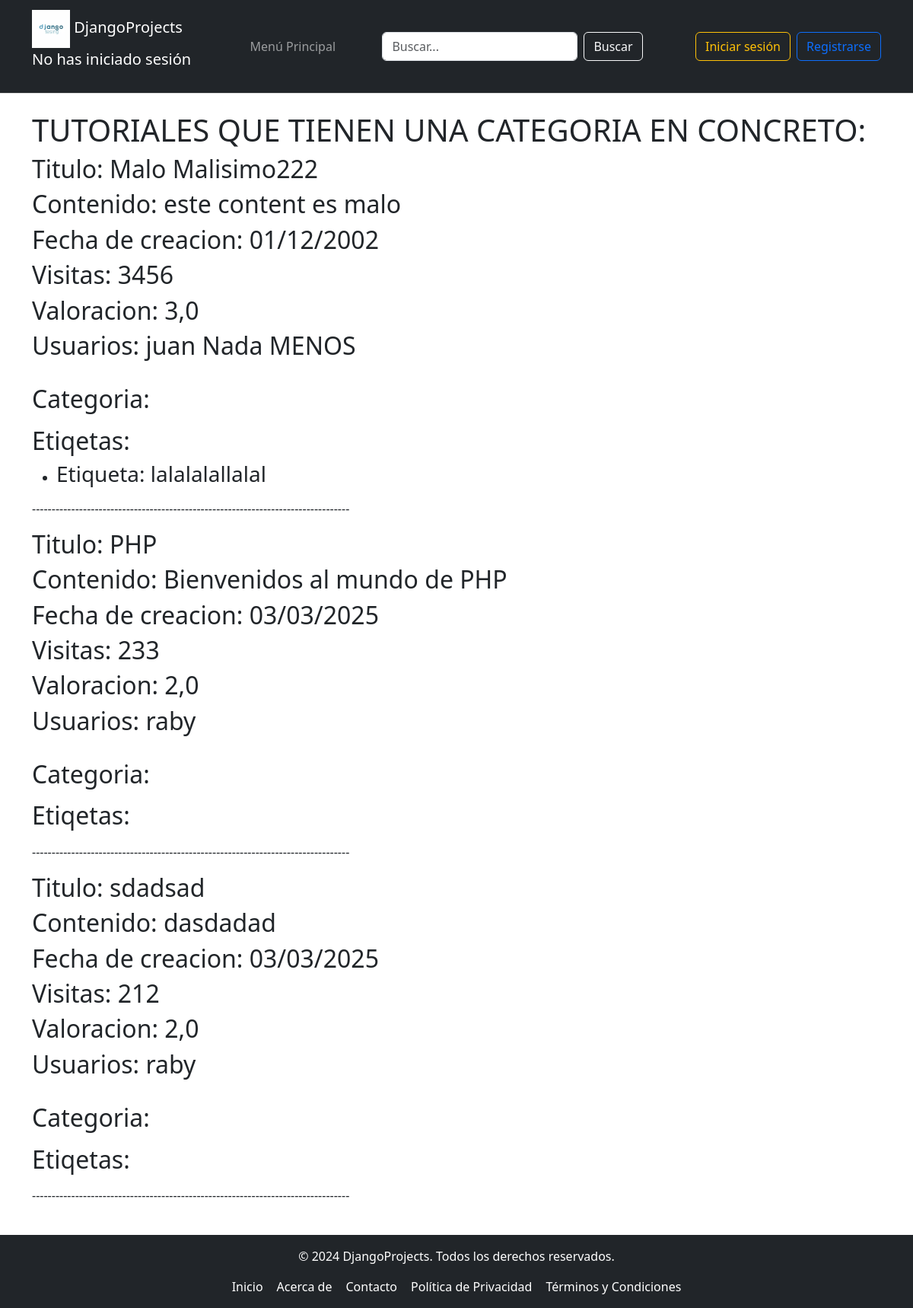
The app's page /Tutorial/tutorial_no_tenga_categoria with its own data.
### tutorial/models.py (models this page shows, shortened)
class Tutorial(models.Model):
    titulo = models.CharField(max_length=50)
    contenido = models.TextField()
    fecha_Creacion = models.DateTimeField()
    visitas = models.IntegerField()
    valoracion = models.DecimalField(max_digits=3, decimal_places=1)
    usuario = models.ForeignKey(Usuario, on_delete=models.CASCADE, related_name="usuario_del_tutorial")

class Usuario(AbstractBaseUser, PermissionsMixin):
    ADMINISTRADOR = 1
    PROFESOR = 2
    ESTUDIANTE = 3
    ROLES = (
        (ADMINISTRADOR, 'administrador'),
        (PROFESOR, 'profesor'),
        (ESTUDIANTE, 'estudiante'),
    )
    email = models.EmailField(unique=True)
    nombre = models.CharField(max_length=30)
    fecha_Registro = models.DateField(null=True, blank=True)
    puntuacion = models.DecimalField(max_digits=3, decimal_places=1, default=0.0)
    es_activo = models.BooleanField(default=True)
    is_staff = models.BooleanField(default=False)  # Aquí está el campo
    is_superuser = models.BooleanField(default=False)  # Aquí está el campo
    rol = models.PositiveSmallIntegerField(choices=ROLES, default=ADMINISTRADOR)
    imagen = models.ImageField(upload_to='imagenes/', null=True, blank=True)
    USERNAME_FIELD = 'email'  # Campo único para autenticación
    REQUIRED_FIELDS = ['nombre']  # Campos obligatorios para createsuperuser
    objects = UsuarioManager()  # Asegúrate de que el manager esté asignado correctamente

class Etiqueta(models.Model):
    nombre = models.CharField(max_length=50)
    color = models.CharField(max_length=50)
    publica = models.BooleanField(default=False)
    descripcion = models.TextField(max_length=300)
    tutorial = models.ManyToManyField(Tutorial, related_name="Etiquetas_del_tutorial", through='Etiqueta_tutorial')  # Añadir through

### tutorial/views.py (the view)
# urls.py: path('Tutorial/tutorial_no_tenga_categoria', views.tutorial_no_tenga_categoria, name = 'tutorial_no_tenga_categoria'),
def tutorial_no_tenga_categoria (request):
    tutorial = Tutorial.objects.select_related("usuario").prefetch_related(
        Prefetch('categoria_del_tutorial'),
        Prefetch('Etiquetas_del_tutorial'),
        Prefetch('Tutoriales_cursos')
    ).filter(categoria_del_tutorial = None).all()
    return render(request, 'Tutorial/tutorial_no_tenga_categoria.html', {"tutoriales_mostrar": tutorial})

### tutorial/templates/Tutorial/tutorial_no_tenga_categoria.html
{% extends "Padre.html" %}
{% block cabecera %}
<h1>TUTORIALES QUE TIENEN UNA CATEGORIA EN CONCRETO:</h1>
{% endblock %}
{% block contenido %}
    {% for tutorial in tutoriales_mostrar %}
        {% include "Tutorial/tutoriales.html" %}
    {% endfor %}
{% endblock %}

### tutorial/templates/Tutorial/tutoriales.html (shortened to what this page needs)
<div>
    <h2>Titulo: {{ tutorial.titulo }}</h2>
    <h2>Contenido: {{ tutorial.contenido }}</h2>
    <h2>Fecha de creacion: {{ tutorial.fecha_Creacion | date:"d/m/Y"}}</h2>
    <h2>Visitas: {{ tutorial.visitas }}</h2>
    <h2>Valoracion: {{ tutorial.valoracion }}</h2>
    <h2>Usuarios: {{ tutorial.usuario.nombre }}</h2>
    <br>
    <h2>Categoria:</h2>
    <h2>Etiqetas:</h2>
    <ul>
        {% for etiqueta in tutorial.Etiquetas_del_tutorial.all%}
            <li><h3>Etiqueta: {{etiqueta.nombre}}</h3></li>
        {%endfor%}
    </ul>
</div>
<p>---------------------------------------------------------------------------------</p>

### tutorial/static/css/EstiloTemplate.css (style rules this page uses)
html, body { height: 100%; margin: 0; padding: 0; font-family: Arial, sans-serif; display: flex; flex-direction: column; }

### records on screen
Tutorial: titulo "Malo Malisimo222", contenido "este content es malo", fecha_Creacion "01/12/2002", visitas "3456", valoracion "3,0", usuario.nombre "juan Nada MENOS"
Etiqueta: nombre "lalalalallalal"
Tutorial: titulo "PHP", contenido "Bienvenidos al mundo de PHP", fecha_Creacion "03/03/2025", visitas "233", valoracion "2,0", usuario.nombre "raby"
Tutorial: titulo "sdadsad", contenido "dasdadad", fecha_Creacion "03/03/2025", visitas "212", valoracion "2,0", usuario.nombre "raby"
